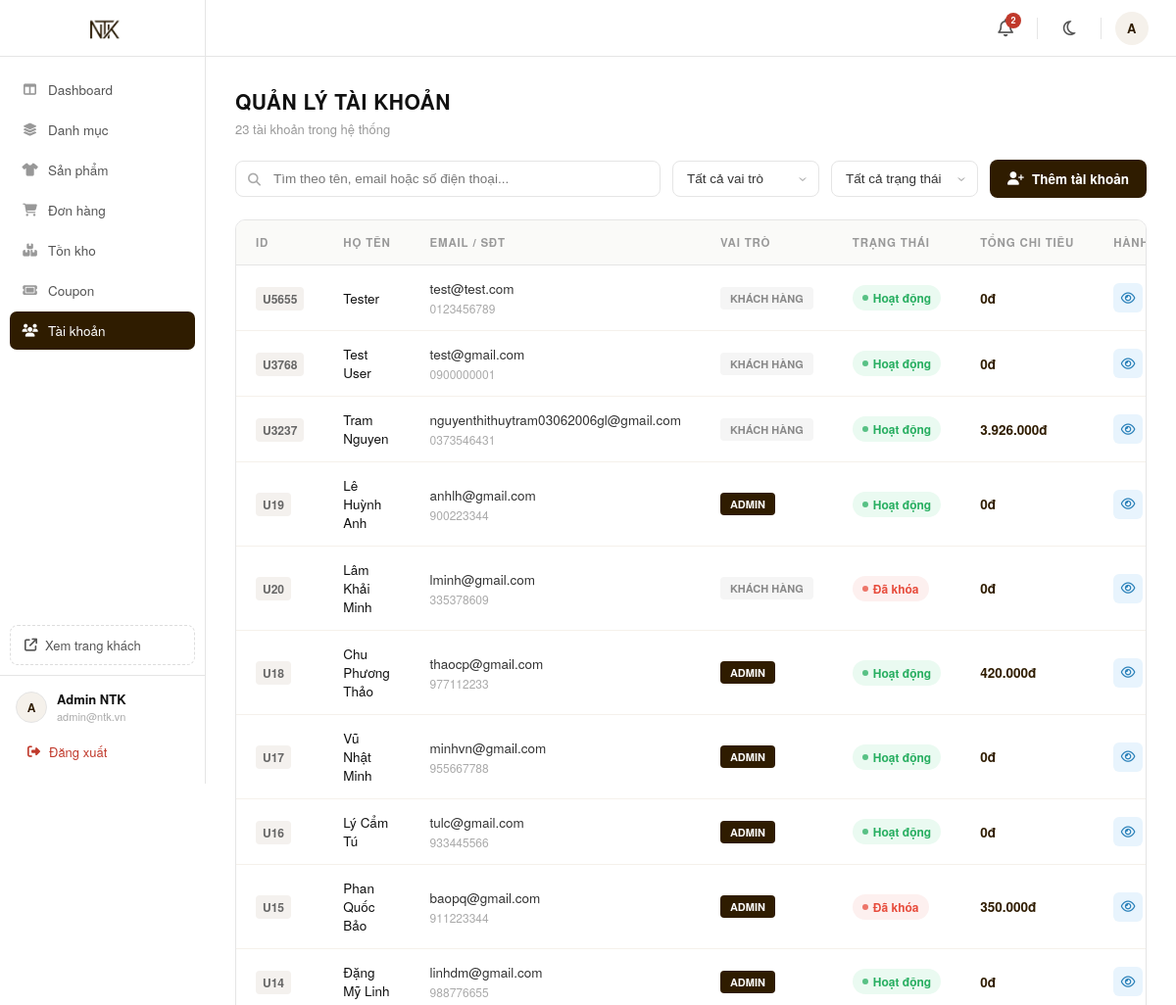
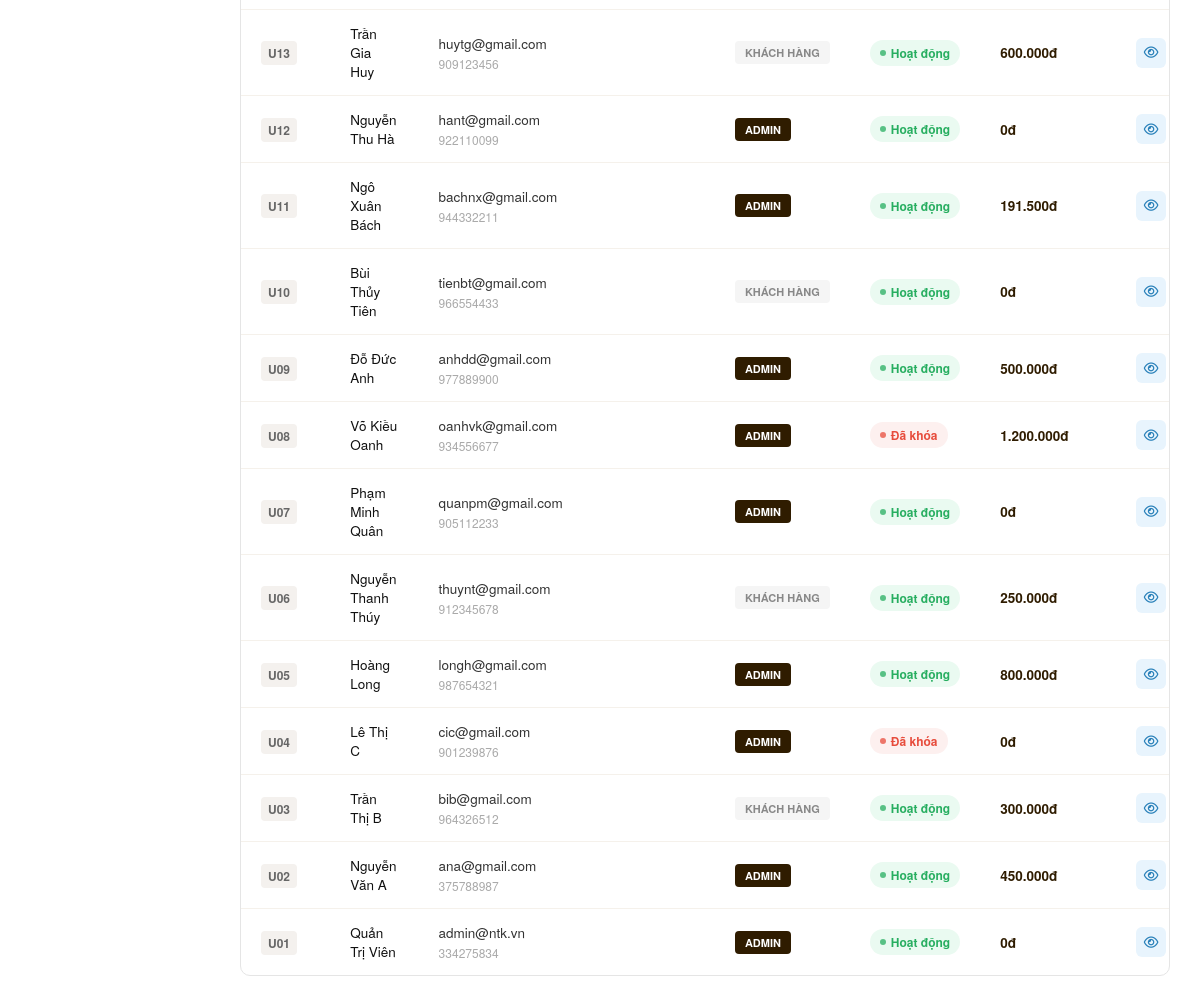
The page /admin/accounts.php on the database as committed earlier (2 pictures, top to bottom).
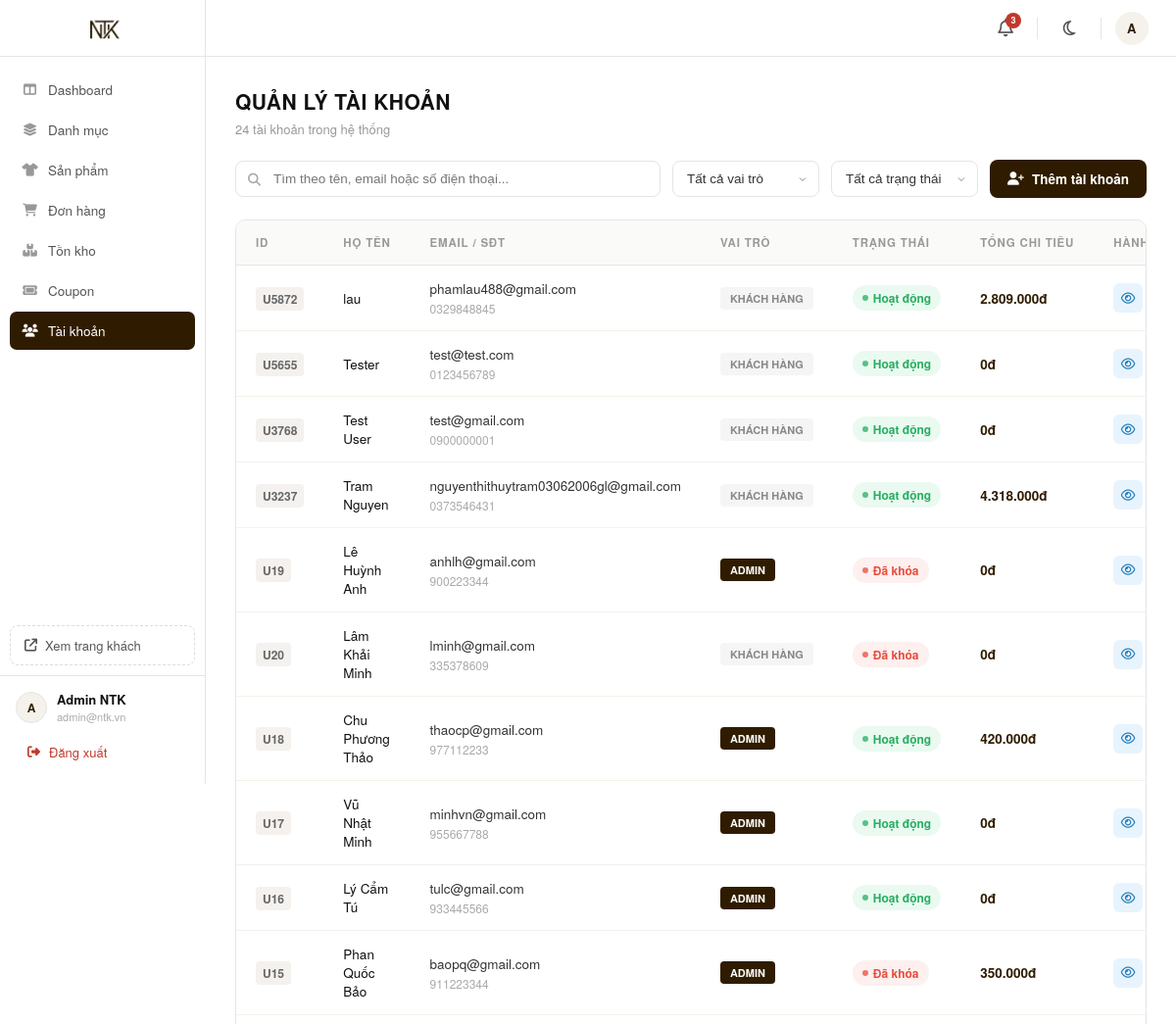
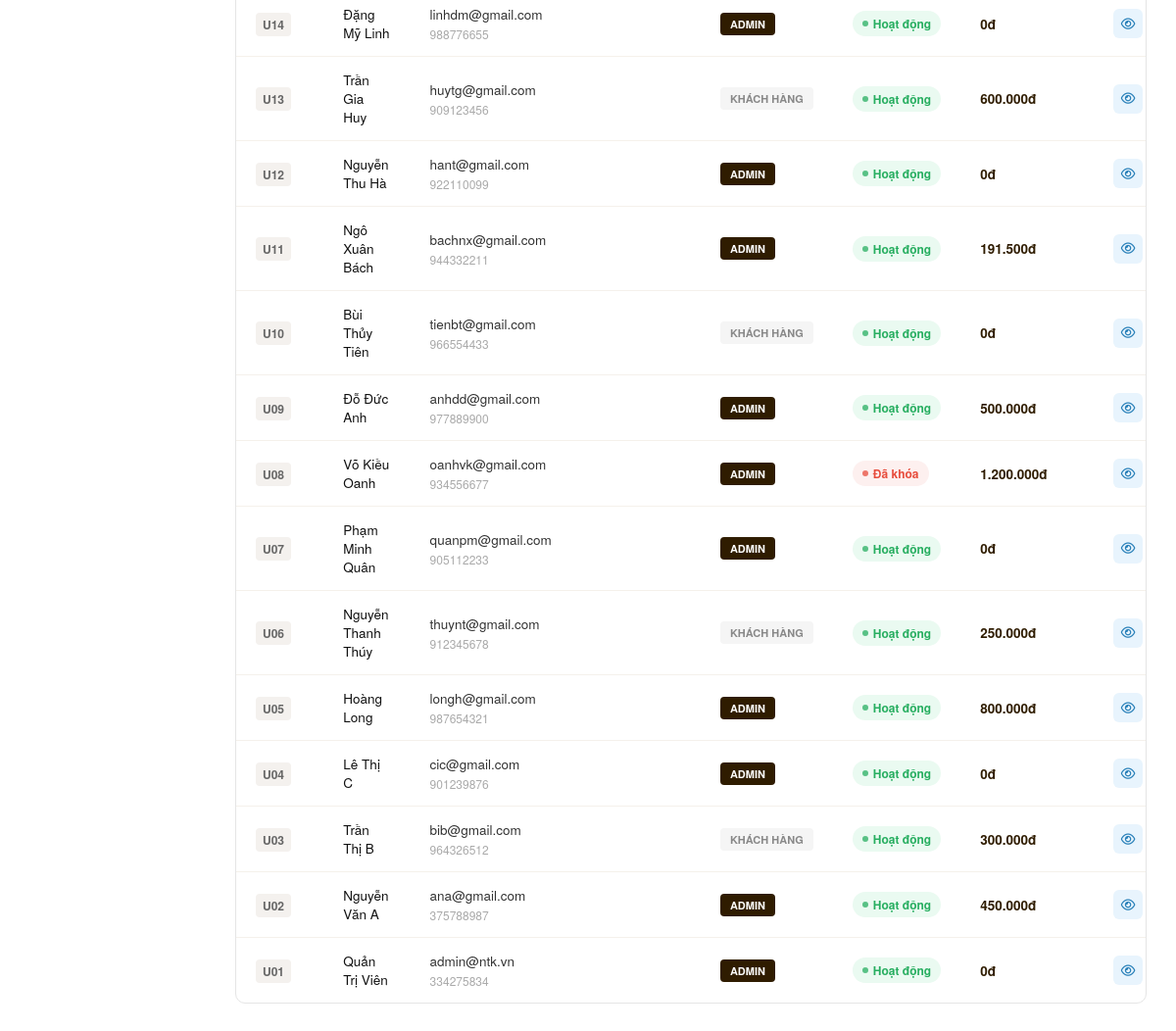
The same page on the database as committed later (2 pictures, top to bottom).
### tables this page shows
CREATE TABLE IF NOT EXISTS `users` (
  `user_id` char(5) NOT NULL,
  `username` varchar(50) NOT NULL,
  `password` varchar(50) NOT NULL,
  `fullname` varchar(100) DEFAULT NULL,
  `email` varchar(100) DEFAULT NULL,
  `phonenumber` varchar(10) DEFAULT NULL,
  `address` text DEFAULT NULL,
  `verification_code` varchar(6) DEFAULT NULL,
  `verification_code_expires_at` datetime DEFAULT NULL,
  `is_verified` int(11) DEFAULT 0,
  `role` int(11) DEFAULT 0,
  `status` int(11) DEFAULT 1,
  `created_at` datetime DEFAULT current_timestamp(),
  `total_orders` int(11) DEFAULT 0,
  `total_spend` decimal(15,2) DEFAULT 0.00,
  `bank_name` varchar(100) DEFAULT NULL,
  `bank_account_number` varchar(20) DEFAULT NULL,
  `bank_account_name` varchar(100) DEFAULT NULL,
  `wallet_balance` decimal(15,2) DEFAULT 0.00,
  PRIMARY KEY (`user_id`),
  UNIQUE KEY `username` (`username`)
);

### src/admin/accounts.php (the view, shortened to what the changed rows need)
<?php
require_once __DIR__ . '/../config/database.php';
$whereClauses = ["1=1"];
$params = [];
$whereSql = implode(" AND ", $whereClauses);
$query = "
    SELECT u.*,
           COUNT(o.order_id) as total_orders,
           IFNULL(SUM(o.final_price), 0) as total_spent
    FROM users u
    LEFT JOIN orders o ON u.user_id = o.user_id
    WHERE $whereSql
    GROUP BY u.user_id
    ORDER BY u.created_at DESC
";
$stmt = $conn->prepare($query);
$stmt->execute($params);
$users = $stmt->fetchAll(PDO::FETCH_ASSOC);
$total_users = $conn->query("SELECT COUNT(*) FROM users")->fetchColumn();
include __DIR__ . '/../includes/admin_sidebar.php';
?>
<div class="page-title">Quản lý tài khoản</div>
<p class="page-subtitle"><?= $total_users ?> tài khoản trong hệ thống</p>
<form method="GET" id="filterForm">
<div class="toolbar">
</div>
</form>
<div class="section-card">
    <table class="data-table">
        <thead>
            <tr>
                <th>ID</th>
                <th>Họ tên</th>
                <th>Email / SĐT</th>
                <th>Vai trò</th>
                <th>Trạng thái</th>
                <th>Tổng chi tiêu</th>
                <th>Hành động</th>
            </tr>
        </thead>
        <tbody>
            <?php foreach ($users as $u): ?>
            <tr>
                <td><span class="id-badge"><?= htmlspecialchars($u['user_id']) ?></span></td>
                <td><div class="user-name"><?= htmlspecialchars($u['fullname']) ?></div></td>
                <td>
                    <div style="color:#333; font-size:13.5px;"><?= htmlspecialchars($u['email']) ?></div>
                    <div class="user-email"><?= htmlspecialchars($u['phonenumber']) ?></div>
                </td>
                <td>
                    <span class="role-badge <?= $u['role'] == 1 ? 'role-admin' : 'role-customer' ?>">
                        <?= $u['role'] == 1 ? 'Admin' : 'Khách hàng' ?>
                    </span>
                </td>
                <td>
                    <?php if ($u['status'] == 1): ?>
                        <span class="status-badge status-active">Hoạt động</span>
                    <?php else: ?>
                        <span class="status-badge status-locked">Đã khóa</span>
                    <?php endif; ?>
                </td>
                <td style="font-weight:600; color:#2f1c00;"><?= number_format($u['total_spent'], 0, ',', '.') ?>đ</td>
                <td>
                    <div class="action-btns">
                        <a href="account_detail.php?id=<?= urlencode($u['user_id']) ?>" class="btn-icon" title="Chi tiết tài khoản" style="background:#e8f4fd; color:#2980b9;">
                            <i class="fa-regular fa-eye"></i>
                        </a>
                    </div>
                </td>
            </tr>
            <?php endforeach; ?>
        </tbody>
    </table>
</div>
</div>
</main>
</body>
</html>

### src/includes/admin_sidebar.php (shortened to what the changed rows need)
<?php
require_once __DIR__ . '/../config/database.php';
$notifications = [];
$stmt = $conn->query("SELECT order_id, order_date FROM orders WHERE order_status = 0 AND order_date >= NOW() - INTERVAL 24 HOUR ORDER BY order_date DESC LIMIT 5");
while ($row = $stmt->fetch()) {
    $notifications[] = [
        'time' => strtotime($row['order_date']),
        'icon' => 'fa-cart-plus', 'color' => '#2f6fdd',
        'label' => 'Đơn hàng mới: #' . $row['order_id'],
        'link' => 'order_detail.php?id=' . $row['order_id'],
        'time_str' => date('H:i d/m', strtotime($row['order_date']))
    ];
}
$stmt = $conn->query("SELECT order_id, order_date FROM orders WHERE order_status = 5 ORDER BY order_date DESC LIMIT 5");
while ($row = $stmt->fetch()) {
    $notifications[] = [
        'time' => strtotime($row['order_date']),
        'icon' => 'fa-ban', 'color' => '#e74c3c',
        'label' => 'Yêu cầu hủy đơn: #' . $row['order_id'],
        'link' => 'order_detail.php?id=' . $row['order_id'],
        'time_str' => date('H:i d/m', strtotime($row['order_date']))
    ];
}
$stmt = $conn->query("SELECT user_id, fullname, created_at FROM users WHERE created_at >= NOW() - INTERVAL 7 DAY AND role = 0 ORDER BY created_at DESC LIMIT 5");
while ($row = $stmt->fetch()) {
    $notifications[] = [
        'time' => strtotime($row['created_at']),
        'icon' => 'fa-user-plus', 'color' => '#2980b9',
        'label' => 'Thành viên mới: ' . $row['fullname'],
        'link' => 'account_detail.php?id=' . $row['user_id'],
        'time_str' => date('H:i d/m', strtotime($row['created_at']))
    ];
}
usort($notifications, function($a, $b) {
    return $b['time'] <=> $a['time'];
});
$notifications = array_slice($notifications, 0, 10);
$notif_count = count($notifications);
?>
<!DOCTYPE html>
<html lang="vi">
<head>
    <link rel="stylesheet" href="https://cdnjs.cloudflare.com/ajax/libs/font-awesome/6.5.0/css/all.min.css">
</head>
<body>
<header class="admin-topbar">
    <div class="notif-wrap" id="notifWrap">
        <a href="#" class="topbar-icon-btn" title="Thông báo" onclick="toggleNotif(event)">
            <i class="fa-regular fa-bell"></i>
            <?php if ($notif_count > 0): ?>
            <span class="topbar-badge"><?= min($notif_count, 9) ?><?= $notif_count > 9 ? '+' : '' ?></span>
            <?php endif; ?>
        </a>
    </div>
</header>
<main class="admin-main">
<div class="admin-content">

Rows that differ between the two databases and show on the page:
added users: user_id "U5872", fullname "lau", email "phamlau488@gmail.com", phonenumber "0329848845", role "KHÁCH HÀNG", status "Hoạt động", total_spent "2.809.000"
computed for users "Tram Nguyen": total_spent "3.926.000" → "4.318.000"
changed users "Lê Huỳnh Anh": status "Hoạt động" → "Đã khóa"
changed users "Lê Thị C": status "Đã khóa" → "Hoạt động"
Other text that changed with them:
min($notif_count, 9): "2" → "3"
$total_users: "23" → "24"
